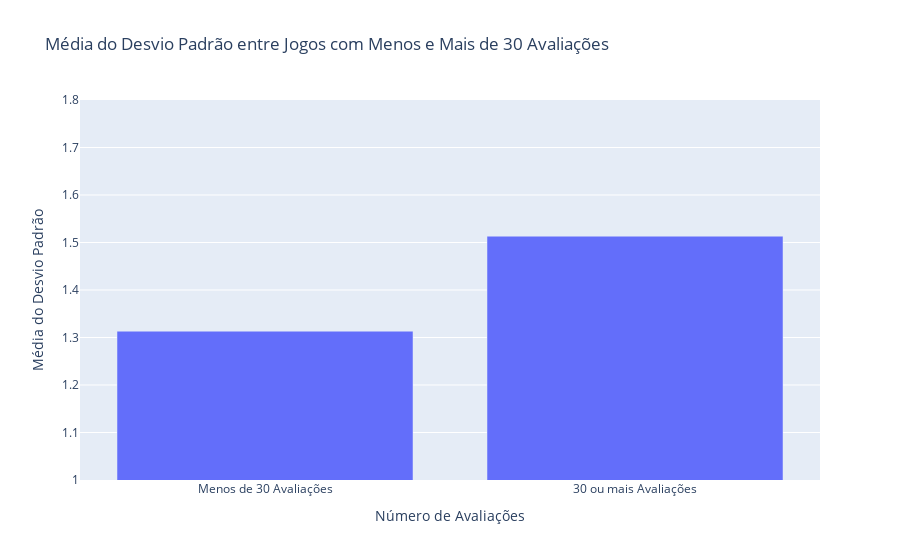
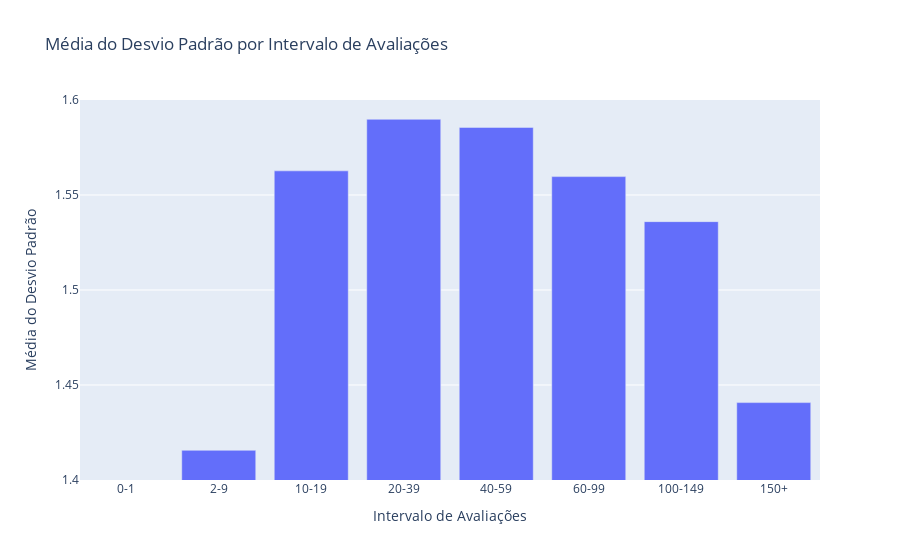

Notebook code for these charts, in order:
### Code cell
df_less_than_30_reviews = df[df['usersrated'] < 30]
df_more_than_30_reviews = df[df['usersrated'] >=30]

media_stddev_less_than_30 = df_less_than_30_reviews['stddev'].mean()
media_stddev_more_than_30 = df_more_than_30_reviews['stddev'].mean()

fig = px.bar(
    x=['Menos de 30 Avaliações', '30 ou mais Avaliações'],
    y=[media_stddev_less_than_30, media_stddev_more_than_30],
    labels={'x': 'Número de Avaliações', 'y': 'Média do Desvio Padrão'},
    title='Média do Desvio Padrão entre Jogos com Menos e Mais de 30 Avaliações'
)
fig.update_yaxes(range=[1, 1.8])
fig.show()

bins = [0, 2, 10, 20, 40, 60, 100, 150, float('inf')]
labels = ['0-1','2-9', '10-19', '20-39', '40-59', '60-99', '100-149', '150+']

df['evaluation_range'] = pd.cut(df['usersrated'], bins=bins, labels=labels, right=False)

# Calcular a média do desvio padrão em cada categoria
df_grouped = df.groupby('evaluation_range')['stddev'].mean().reset_index()

# Criar um gráfico de barras
fig2 = px.bar(
    df_grouped,
    x='evaluation_range',
    y='stddev',
    title='Média do Desvio Padrão por Intervalo de Avaliações',
    labels={'stddev': 'Média do Desvio Padrão', 'evaluation_range': 'Intervalo de Avaliações'},
)
fig2.update_yaxes(range=[1.4, 1.6])
# Exibir o gráfico
fig2.show()

### Figure 1 — Plotly figure (JSON) as saved in the notebook; plotly's stock layout.template omitted (floating-point values rounded to 4 significant figures)
{"data": [{"alignmentgroup": "True", "hovertemplate": "Número de Avaliações=%{x}<br>Média do Desvio Padrão=%{y}<extra></extra>", "legendgroup": "", "marker": {"color": "#636efa", "pattern": {"shape": ""}}, "name": "", "offsetgroup": "", "orientation": "v", "showlegend": false, "textposition": "auto", "type": "bar", "x": ["Menos de 30 Avaliações", "30 ou mais Avaliações"], "xaxis": "x", "y": [1.313, 1.513], "yaxis": "y"}], "layout": {"barmode": "relative", "legend": {"tracegroupgap": 0}, "title": {"text": "Média do Desvio Padrão entre Jogos com Menos e Mais de 30 Avaliações"}, "xaxis": {"anchor": "y", "domain": [0, 1], "title": {"text": "Número de Avaliações"}}, "yaxis": {"anchor": "x", "domain": [0, 1], "range": [1, 1.8], "title": {"text": "Média do Desvio Padrão"}}}}

### Figure 2 — Plotly figure (JSON) as saved in the notebook; plotly's stock layout.template omitted (floating-point values rounded to 4 significant figures)
{"data": [{"alignmentgroup": "True", "hovertemplate": "Intervalo de Avaliações=%{x}<br>Média do Desvio Padrão=%{y}<extra></extra>", "legendgroup": "", "marker": {"color": "#636efa", "pattern": {"shape": ""}}, "name": "", "offsetgroup": "", "orientation": "v", "showlegend": false, "textposition": "auto", "type": "bar", "x": ["0-1", "2-9", "10-19", "20-39", "40-59", "60-99", "100-149", "150+"], "xaxis": "x", "y": [0, 1.416, 1.563, 1.59, 1.586, 1.56, 1.536, 1.441], "yaxis": "y"}], "layout": {"barmode": "relative", "legend": {"tracegroupgap": 0}, "title": {"text": "Média do Desvio Padrão por Intervalo de Avaliações"}, "xaxis": {"anchor": "y", "domain": [0, 1], "title": {"text": "Intervalo de Avaliações"}}, "yaxis": {"anchor": "x", "domain": [0, 1], "range": [1.4, 1.6], "title": {"text": "Média do Desvio Padrão"}}}}
